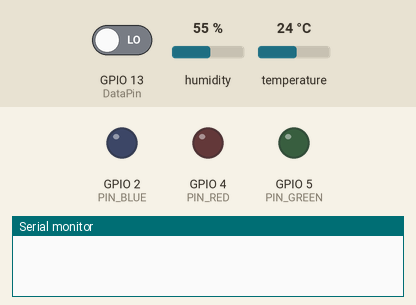
This sketch was run on a simulated ESP32. Parts: output pins drawn as LEDs (lit = HIGH), the last lines printed to the serial monitor. The inputs (shaded band) are chosen by the test bench; at power-on: GPIO 13 (DataPin) LOW, humidity 55 %, temperature 24 °C. WiFi joins after 1.5 s; servers stay silent unless stated.

Above: at 0.1 s.
At 5.9 s:
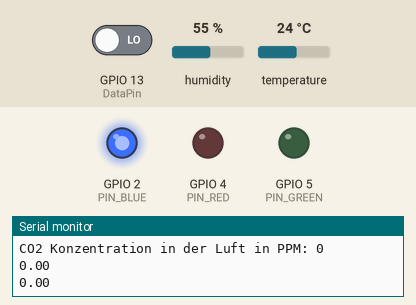
Timing chart, 0 to 7.4 s (numbered marks = the images above):
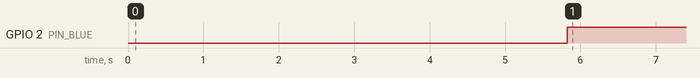

Measured:
- by itself, GPIO 2 (PIN_BLUE): LOW → HIGH at 5.8 s

The sketch:

setup.ino
```cpp
// *** MAIN SETTINGS ***
// Replace this block with correct template settings.
// You can find it for every template here:
//
//   https://blynk.cloud/dashboard/templates

#define BLYNK_TEMPLATE_ID "YOUR_TEMPLATE_ID"
#define BLYNK_TEMPLATE_NAME "YOUR_TEMPLATE_NAME"
#define BLYNK_AUTH_TOKEN "YOUR_AUTH_TOKEN"

// Your WiFi credentials.
// Set password to "" for open networks.
#define WIFI_SSID "YOUR_SSID"
#define WIFI_PASS "YOUR_WIFI_PASS"
#define BLYNK_PRINT Serial  // Comment this out to disable serial monitor prints

// Adding the required libraries
#include <Arduino.h>
#include <Wire.h>
#include <SPI.h>
#include <Adafruit_Sensor.h> //You need to add it by searching "Adafruit unified sensor" in libraries and install it
#include <Adafruit_BMP280.h> //You need to add it by searching "Adafruit BMP280" in libraries and install it
#include <BlynkSimpleEsp32.h> //You need to add it by searching "Blynk" in libraries and install it
#include <DHT.h> //You need to add it by searching "DHT sensor library" in libraries and install it
#include <Adafruit_GFX.h>

#define RZERO 225000

// DHT sensor settings and configuration
#define DHT_BLYNK_VPIN_TEMPERATURE V0 //Virtual pin on Blynk side
#define DHT_BLYNK_VPIN_HUMIDITY V1 //Virtual pin on Blynk side
#define MHZ_BLYNK_VPIN_PPM V3

#define DHTPIN 26
#define DHTTYPE DHT11
DHT dht(DHTPIN, DHTTYPE);

#define ALTITUDE_0 (1013.25)

#define PIN_RED 4
#define PIN_GREEN 5
#define PIN_BLUE 2

// This function creates the timer object. It's part of Blynk library
BlynkTimer timer;

// DHT related variables
int   DHT_ENABLED = 0;
float DHT_HUMIDITY;
float DHT_HUMIDITY_IGNORED_DELTA = 0.01;
float DHT_TEMPERATURE;
float DHT_TEMPERATURE_IGNORED_DELTA = 0.01;

int RUN = 0;

// SETUP BLOCK
int DataPin = 13;
int ppmrange = 5000;
unsigned long pwmtime;

int PPM = 0;
float pulsepercent=0;
// DHT setup
void setupDht() {
  Serial.println("DHT startup!");
  dht.begin();
  DHT_ENABLED = 1;
}
// BMP setup

// Sending data from DHT sensor to Blynk
void sendDhtData() {
  Serial.println("Sending DHT data");
  Blynk.virtualWrite(DHT_BLYNK_VPIN_TEMPERATURE, DHT_TEMPERATURE);
  Blynk.virtualWrite(DHT_BLYNK_VPIN_HUMIDITY, DHT_HUMIDITY);
}

// DATA PROCESSING BLOCK
// Reading DHT data
void readAndSendDhtData() {
  float humidity = dht.readHumidity();
  float temperature = dht.readTemperature();
  // check if returns are valid, if they are NaN (not a number) then something went wrong!
  if (isnan(humidity) || isnan(temperature)) {
    Serial.println("Failed to read from DHT");
  } else {
    float humidityDelta = abs(humidity - DHT_HUMIDITY) - DHT_HUMIDITY_IGNORED_DELTA;
    float temperatureDelta = abs(temperature - DHT_TEMPERATURE) - DHT_HUMIDITY_IGNORED_DELTA;
    if (humidityDelta > 0 || temperatureDelta > 0) {
      DHT_HUMIDITY = humidity;
      DHT_TEMPERATURE = temperature;
      Serial.printf("Humidity: %f%%. Temperature: %f*C.\n", humidity, temperature);
      sendDhtData();
    }
  }
}

void reandAndSendSensorsData() {
  readAndSendDhtData();
  Serial.println("Sending data from sensors");
}

void setLEDColors(int val) {
  if (val < 1300 && val > 800) {
    // Green LED condition is met
    digitalWrite(PIN_GREEN, HIGH);
    digitalWrite(PIN_RED, LOW);
    digitalWrite(PIN_BLUE, LOW);
  } else if (val > 1300) {
    // Red LED condition is met
    digitalWrite(PIN_GREEN, LOW);
    digitalWrite(PIN_RED, HIGH);
    digitalWrite(PIN_BLUE, LOW);
  } else {
    // All values are good, turn on green LED
    digitalWrite(PIN_GREEN, LOW);
    digitalWrite(PIN_RED, LOW);
    digitalWrite(PIN_BLUE, HIGH);
  }
}

/*void displayDataOnScreen() {

  pwmtime = pulseIn(DataPin, HIGH, 2000000) / 1000;
  float pulsepercent = pwmtime / 1004.0;
  PPM = ppmrange * pulsepercent;

  float humidity = dht.readHumidity();
  float temperature = dht.readTemperature();


}
*/

void setup()
{

  Serial.begin(115200);
  Blynk.begin(BLYNK_AUTH_TOKEN, WIFI_SSID, WIFI_PASS);

  pinMode(PIN_RED, OUTPUT);
  pinMode(PIN_GREEN, OUTPUT);
  pinMode(PIN_BLUE, OUTPUT);
  setupDht();
  // Set up timer to run every 5 sec
  timer.setInterval(5000L, reandAndSendSensorsData);

  pinMode(DataPin, INPUT);

  delay(2000);
}


void loop() {

  pwmtime = pulseIn(DataPin, HIGH, 2000000) / 1000;
  float pulsepercent = pwmtime / 1004.0;
  PPM = ppmrange * pulsepercent;
  Serial.print("CO2 Konzentration in der Luft in PPM: ");
  Serial.println(PPM);

  float humidity = dht.readHumidity();
  float temperature = dht.readTemperature();

  setLEDColors(PPM);
  Serial.println(DHT_HUMIDITY);
  Serial.println(DHT_TEMPERATURE);

  Blynk.virtualWrite(MHZ_BLYNK_VPIN_PPM, PPM);

  delay(20);

  Blynk.run();
  timer.run();
}
```
